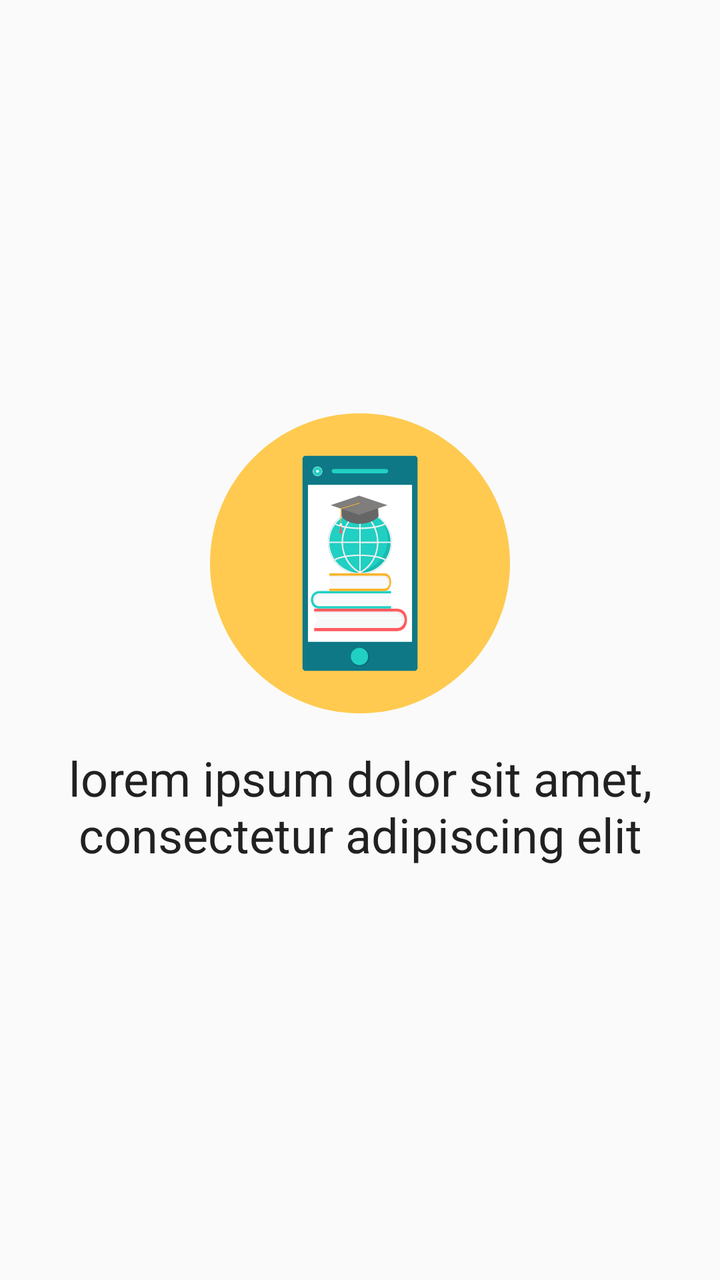
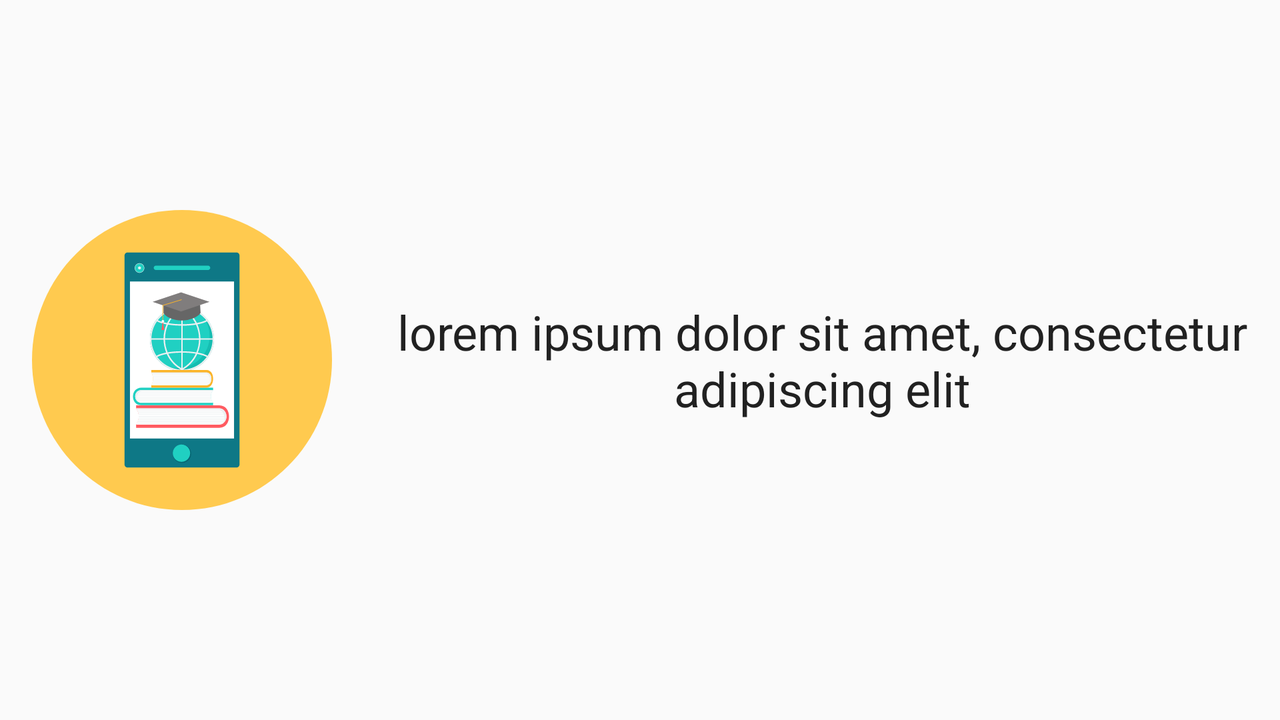

One screen, two layout resources from the same app: the default and the author's alternative for another configuration. Each is rendered where Android would select it; the XML of both is given below.
<!-- AndroidManifest.xml: application theme AppTheme -->
<!-- res/layout/fragment_3.xml -->
<?xml version="1.0" encoding="utf-8"?>
<LinearLayout xmlns:android="http://schemas.android.com/apk/res/android"
    xmlns:app="http://schemas.android.com/apk/res-auto"
    android:orientation="vertical" android:layout_width="match_parent"
    android:layout_height="match_parent"
    android:gravity="center">

    <ImageView
        android:layout_width="match_parent"
        android:layout_height="@dimen/image_height"
        app:srcCompat="@drawable/ic_smartphone"
        android:id="@+id/imageView"
        android:layout_marginBottom="@dimen/half_margin"
        android:layout_marginTop="@dimen/half_margin" />

    <TextView
        android:text="@string/description_third"
        android:layout_width="match_parent"
        android:layout_height="wrap_content"
        android:gravity="center"
        android:layout_marginBottom="@dimen/half_margin"
        android:layout_marginTop="@dimen/half_margin"
        android:textSize="24sp"
        android:textColor="?attr/android:textColorPrimary" />
</LinearLayout>
<!-- resources referenced by this layout -->
<resources>
  <dimen name="half_margin">8dp</dimen>
  <dimen name="image_height">150dp</dimen>
  <!-- drawable ic_smartphone: vector/xml drawable (drawable, 9548 chars, omitted) -->
  <string name="description_third">lorem ipsum dolor sit amet, consectetur adipiscing elit</string>
  <style name="AppTheme" parent="Theme.AppCompat.Light.NoActionBar">
          
          <item name="colorPrimary">@color/colorPrimary</item>
          <item name="colorPrimaryDark">@color/colorPrimaryDark</item>
          <item name="colorAccent">@color/colorAccent</item>
          <item name="android:textColorPrimary">@color/textColorPrimary</item>
          <item name="android:textColorSecondary">@color/textColorSecondary</item>
      </style>
  <color name="colorPrimary">#CDDC39</color>
  <color name="colorPrimaryDark">#AFB42B</color>
  <color name="colorAccent">#FF9800</color>
  <color name="textColorPrimary">#212121</color>
  <color name="textColorSecondary">#757575</color>
</resources>
<!-- res/layout-land/fragment_3.xml (the author's variant of the layout above) -->
<!-- drawn on the phone turned sideways -->
<?xml version="1.0" encoding="utf-8"?>
<LinearLayout xmlns:android="http://schemas.android.com/apk/res/android"
    xmlns:app="http://schemas.android.com/apk/res-auto"
    android:orientation="horizontal" android:layout_width="match_parent"
    android:layout_height="match_parent"
    android:gravity="center">

    <ImageView
        android:layout_height="@dimen/image_height"
        app:srcCompat="@drawable/ic_smartphone"
        android:id="@+id/imageView"
        android:layout_marginBottom="@dimen/half_margin"
        android:layout_marginTop="@dimen/half_margin"
        android:layout_width="150dp"
        android:layout_margin="@dimen/activity_horizontal_margin" />

    <TextView
        android:text="@string/description_third"
        android:layout_width="match_parent"
        android:layout_height="wrap_content"
        android:gravity="center"
        android:layout_marginBottom="@dimen/half_margin"
        android:layout_marginTop="@dimen/half_margin"
        android:textSize="24sp"
        android:textColor="?attr/android:textColorPrimary"
        android:layout_margin="@dimen/activity_horizontal_margin" />
</LinearLayout>
<!-- resources referenced by the variant -->
<!-- as the phone turned sideways resolves them -->
<resources>
  <dimen name="activity_horizontal_margin">16dp</dimen>
  <dimen name="half_margin">8dp</dimen>
  <dimen name="image_height">150dp</dimen>
  <!-- drawable ic_smartphone: vector/xml drawable (drawable, 9548 chars, omitted) -->
  <string name="description_third">lorem ipsum dolor sit amet, consectetur adipiscing elit</string>
  <style name="AppTheme" parent="Theme.AppCompat.Light.NoActionBar">
          
          <item name="colorPrimary">@color/colorPrimary</item>
          <item name="colorPrimaryDark">@color/colorPrimaryDark</item>
          <item name="colorAccent">@color/colorAccent</item>
          <item name="android:textColorPrimary">@color/textColorPrimary</item>
          <item name="android:textColorSecondary">@color/textColorSecondary</item>
      </style>
  <color name="colorPrimary">#CDDC39</color>
  <color name="colorPrimaryDark">#AFB42B</color>
  <color name="colorAccent">#FF9800</color>
  <color name="textColorPrimary">#212121</color>
  <color name="textColorSecondary">#757575</color>
</resources>
